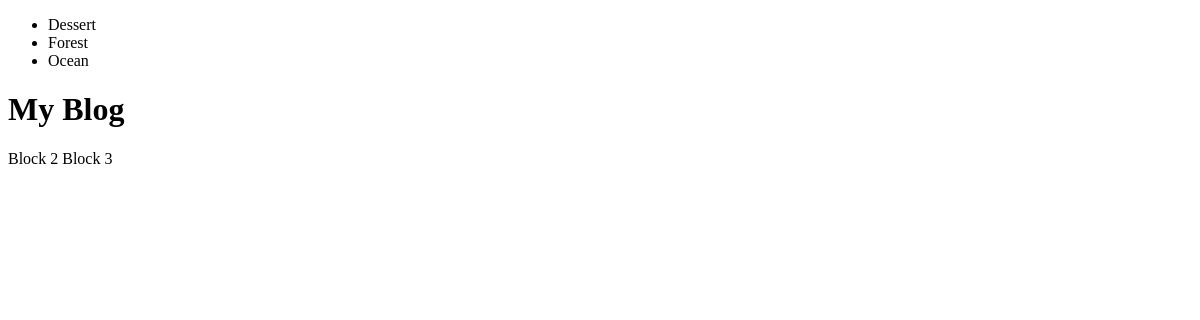
/blog/, run on an earlier commit of the app's database.
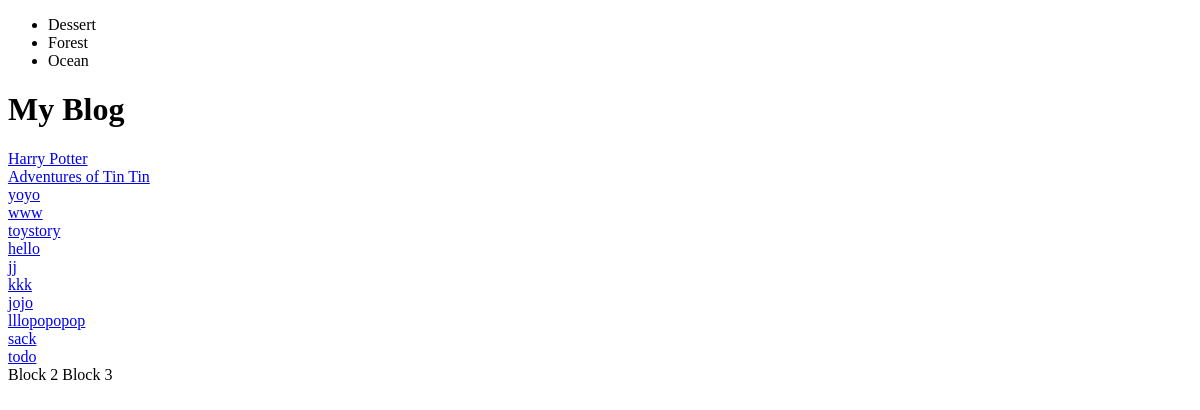
And on a later commit of the database.
### blog/models.py (models this page shows)
class Article(models.Model):
    name=models.CharField(max_length=30)
    subject=models.BooleanField()
    content=models.TextField()
    def get_absolute_url(self):
        return reverse("templates:article-d",kwargs={'my':self.id})

### blog/views.py (the view)
# urls.py: path('',ArticleListView.as_view(),name='article-list'),
class ArticleListView(ListView):
    template_name = 'article_list.html'
    queryset=Article.objects.all()

### blog/templates/article_list.html (shortened to what this page needs)
<!DOCTYPE html>
{% extends 'base.html' %}
{% block content %}
<html lang="en">
<head>
</head>
<body>
<h1> My Blog </h1>
{% for obj in object_list %}
<a href="{{obj.get_absolute_url}}">{{obj.name}} <br> </a>
{% endfor %}
</body>
</html>
{% endblock %}

### templates/base.html (shortened to what this page needs)
<!DOCTYPE html>
<html lang="en">
<head>
</head>
<body>
{% block nav %}
{% include 'navbar.html' %}
{% endblock %}
{% block content %}  Block 1 {% endblock %}
{% block content3 %} Block 3  {% endblock %}
</body>
</html>

### templates/navbar.html (shortened to what this page needs)
<!DOCTYPE html>
<html lang="en">
<head>
</head>
<body>
<nav>
    <ul>
        <li>Dessert</li>
        <li>Forest</li>
        <li>Ocean</li>
    </ul>
</nav>
</body>
</html>

What changed in the data, as far as the page shows it:
added Article: name "Harry Potter"
added Article: name "Adventures of Tin Tin"
added Article: name "yoyo"
added Article: name "www"
added Article: name "toystory"
added Article: name "hello"
added Article: name "jj"
added Article: name "kkk"
added Article: name "jojo"
added Article: name "lllopopopop"
added Article: name "sack"
added Article: name "todo"
